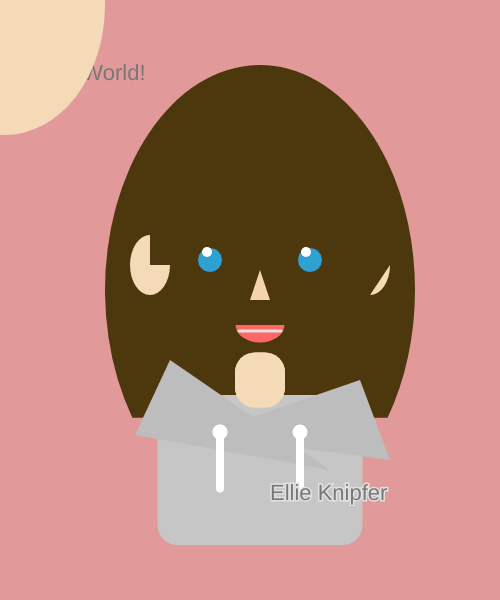
Frame 1 (no input)
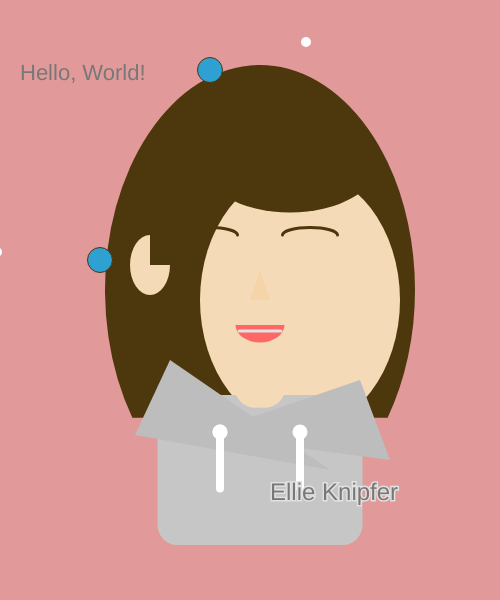
Frame 60 (no input)
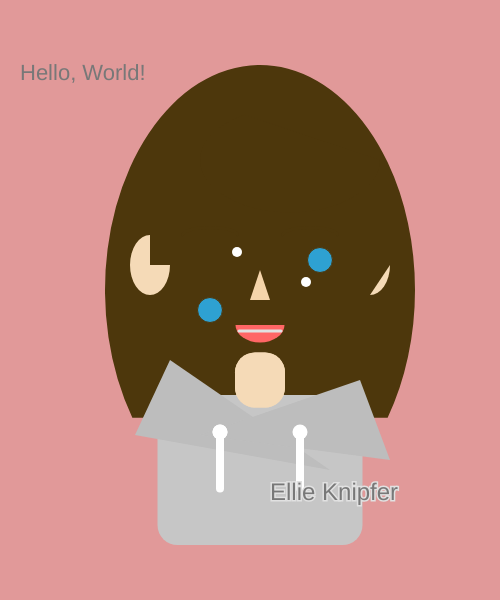
Frame 120 (the mouse pressed at the canvas centre since frame 60)

The p5.js sketch that drew these frames (run headless with seeded random() and noise() and a simulated clock; from frame 60 on, the mouse is pressed at the canvas centre):

// p5.js sketch
// ── sketch.js

var eyesX = 310;
var eyesY = 260;

var eyeSX = 210;
var eyeSY = 260;

var eyeballX = 207;
var eyeballY = 252;

var eyeBallX = 306;
var eyeBallY = 252;

let x = 0;
let y = 0;

var size = 22;
var count = 0;
var sizeDirection = 2;

var movement;

function setup()
{
  createCanvas(500, 600);
  //Make shapes moce at different random speeds 
  movement = Math.floor(Math.random() * 10) + 1;
}

function draw()
{
  background(225,153,153);
  textSize(22);
  noStroke();
  fill(120);
  text("Hello, World!", 20, 80);


  //Hair
  noStroke();
  fill(77, 55, 12);
  arc(260, 290, 310, 450, QUARTER_PI + HALF_PI, QUARTER_PI, OPEN);

  //Face
  noStroke();
  fill(245, 218, 183);
  //Move face diagonally on x and y-axis
  x += 5
  y += 5
  if(y > 800){
    y=0;
    x=0;
  }
  ellipse(x, y, 200, 260);

  //Ears
  arc(150, 265, 40, 60, 0, PI + HALF_PI, PI + HALF_PI, OPEN);
  arc(370, 265, 40, 60, 0, PI + PI + HALF_PI, OPEN);

  //Bang
  noStroke();
  fill(77, 55, 12);
  arc(290, 160, 180, 105, 0, PI + QUARTER_PI, CHORD);

  //Eyebrows
  stroke(77, 55, 12);
  strokeWeight(3);
  noFill();
  arc(210, 235, 55, 15, PI, TWO_PI, OPEN);
  arc(310, 235, 55, 15, PI, TWO_PI, OPEN);

  //Eyes
  strokeWeight(1);
  fill(46, 161, 210);
  //Move eye back and forth along y-axis at random speeds
  circle(eyeSX, eyeSY, 25);
  if(eyeSY >= 500 || eyeSY <= 0)
  {
    movement *= -1;
  }
  {
    eyeSY += movement;
  }
  //Move eye back and forth along x-axis at random speeds
  circle(eyesX,eyesY,25);
  if(eyesX >= 500 || eyesX <= 0)
  {
    movement *= -1;
  }
  {
    eyesX += movement;
  }

  //Eyeballs
  noStroke();
  fill(255);
  //Move eyeball back and forth along x-axis at random speeds
  circle(eyeballX,eyeballY,10);
  if(eyeballX >= 500 || eyeballX <= 0)
  {
    movement *= -1;
  }
  {
    eyeballX += movement;
  }
  //Move eyeball back and forth along y-axis at random speeds
  circle(eyeBallX,eyeBallY,10);
  if(eyeBallY >= 500 || eyeBallY <= 0)
  {
    movement *= -1;
  }
  {
    eyeBallY += movement;
  }

  //Nose
  fill(245, 212, 170);
  triangle(260, 270, 270, 300, 250, 300);

  //Hoodie
  rectMode(CENTER);
  fill(198, 198, 198);
  rect(260, 470, 205, 150, 20);
  fill(189, 189, 189);
  triangle(135, 435, 170, 360, 330, 470);
  triangle(360, 380, 390, 460, 200, 435);
  fill(255);
  ellipse(300, 432, 15, 15);
  ellipse(220, 432, 15, 15);
  ellipse(220, 432, 15, 15);
  rect(300, 460, 8, 65, 20);
  rect(220, 460, 8, 65, 20);

  //Neck
  fill(245, 218, 183);
  rect(260, 380, 50, 55, 20);
  rect(260, 380, 50, 55, 20);

  //Mouth
  fill(255, 102, 102);
  arc(260, 325, 49, 35, 0, PI);
  stroke(225);
  strokeWeight(3);
  line(239, 331, 281, 331);

  //Decoration
  fill(120);
  //Make title 5 times larger and 5 times smaller, repeat forever
  textSize(size);
  size+= sizeDirection;
  count++;
   if(count > 5)
   {
     sizeDirection *=-1;
     count = 0;
   }
  text("Ellie Knipfer", 270,500);

}
